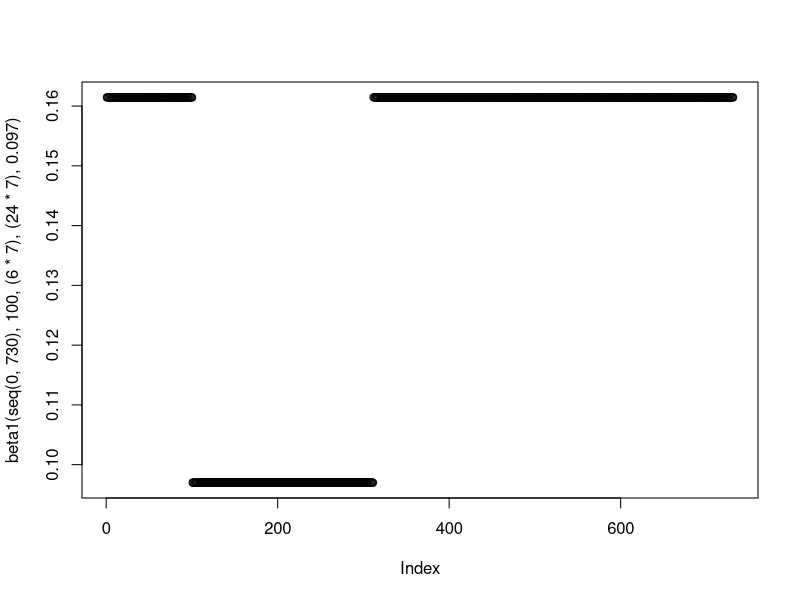
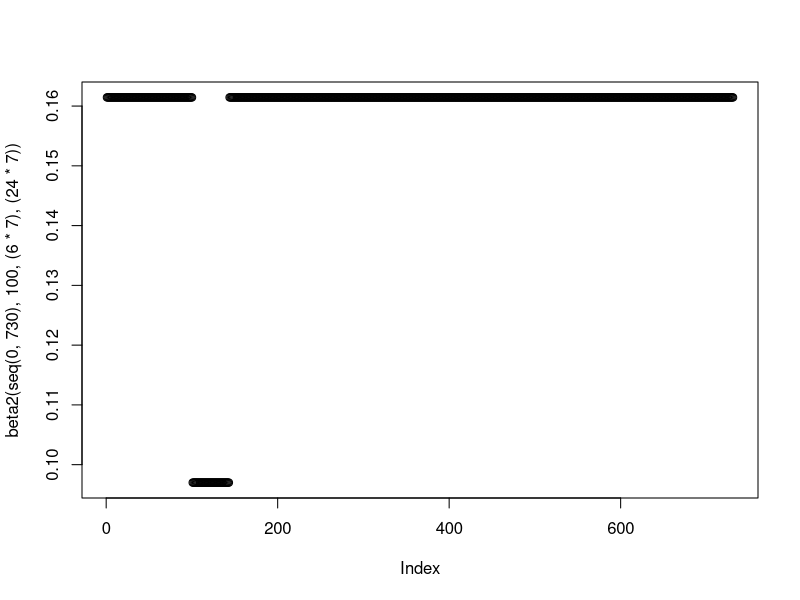
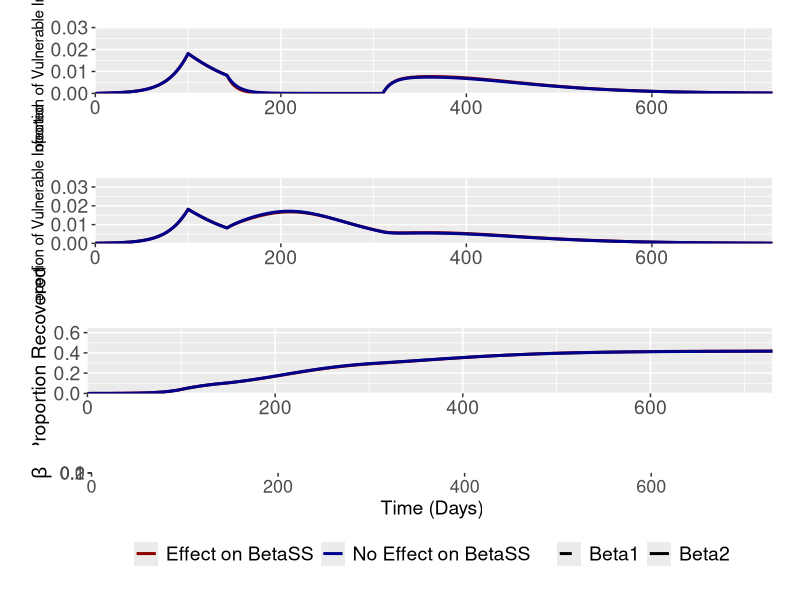

R code for these plots, in order:
rm(list=ls())
library("deSolve"); library("ggplot2"); library("cowplot");library("reshape2"); library("dplyr"); library("RColorBrewer"); library("ggpubr")

#### Generic Functions ####
#Function for the generation time/(1/gamma) parameter
GenTime <- function(T2, R0) {
  G = T2 * ((R0-1)/log(2))
  return(G)
}

#Function to model intervention - currently set at baseline - added additional functionality to it
beta1 <- function(time, tstart1, tdur1, tdur2, beta1_2) {
  ifelse((time >= tstart1 & time <= tstart1+tdur1), #Phase 1
         0.097,
         ifelse((time >= tstart1+tdur1 & time <= tstart1+tdur1+tdur2), #Phase 2
                beta1_2,
                ifelse((time >= tstart1+tdur1+tdur2 & time <= 730), #Phase 3
                       (1.5*(1/(GenTime(4.6,2.4)))), #Phase 3
                       (1.5*(1/(GenTime(4.6,2.4)))) #Before Intervention
                )
         )
  )
}

plot(beta1(seq(0,730), 100, (6*7), (24*7), 0.097))

beta2 <- function(time, tstart1, tdur1, tdur2) {
  ifelse((time >= tstart1 & time <= tstart1+tdur1), #Phase 1
         0.097,
         ifelse((time >= tstart1+tdur1 & time <= tstart1+tdur1+tdur2), #Phase 2
                (1.5*(1/(GenTime(4.6,2.4)))),
                ifelse((time >= tstart1+tdur1+tdur2 & time <= 730), #Phase 3
                       (1.5*(1/(GenTime(4.6,2.4)))), #Phase 3
                       (1.5*(1/(GenTime(4.6,2.4)))) #Before Intervention
                )
         )
  )
}

plot(beta2(seq(0,730), 100, (6*7), (24*7)))

#### no SS ####

#Function for Shielded/non-Shielded Pop
SIRnoss <- function(time, state, parameters) {
  with(as.list(c(state, parameters)), {
    dSv = - beta2(time,tstart1,tdur1,tdur2)*Iv*Sv - beta1(time,tstart1,tdur1,tdur2,beta1_2)*Inv*Sv 
    
    dSnv = - beta2(time,tstart1,tdur1,tdur2)*Inv*Snv - beta2(time,tstart1,tdur1,tdur2)*Iv*Snv 
    
    dIv = beta2(time,tstart1,tdur1,tdur2)*Iv*Sv + beta1(time,tstart1,tdur1,tdur2,beta1_2)*Inv*Sv - gamma*Iv
    
    dInv =  beta2(time,tstart1,tdur1,tdur2)*Inv*Snv + beta2(time,tstart1,tdur1,tdur2)*Iv*Snv - gamma*Inv
    
    dR = gamma*Iv + gamma*Inv
    
    dCv = beta2(time,tstart1,tdur1,tdur2)*Iv*Sv + beta1(time,tstart1,tdur1,tdur2,beta1_2)*Inv*Sv
    
    dCnv =  beta2(time,tstart1,tdur1,tdur2)*Inv*Snv + beta2(time,tstart1,tdur1,tdur2)*Iv*Snv 
    return(list(c(dSv, dSnv, dIv, dInv, dR, dCv, dCnv)))
  })
}

#Initial Conditions and Times
init <- c(Sv = 0.15, Snv = 0.85-0.0001, Iv = 0, Inv = 0.0001, R = 0, Cv= 0, Cnv = 0)
times <- seq(0,730,by = 1)

#Beta Functions are specified in the ODE
parms = c(gamma = 1/(GenTime(4.6,2.4)), 
          tstart1 = 100, 
          tdur1 = 6*7,
          tdur2 = 24*7,
          beta1_2 = 0)

out1 <- data.frame(ode(y = init, func = SIRnoss, times = times, parms = parms))

#Extra Data Columns in Dataframe
out1$Iv <- out1$Iv/0.15
out1$Inv <- out1$Inv/0.85
out1$Cv <- out1$Cv/0.15
out1$Cnv <- out1$Cnv/0.85
out1$beta1 <- beta1(seq(0,730), 100, (6*7), (24*7), 0)
out1$beta2 <- beta2(seq(0,730), 100, (6*7), (24*7))

#Cumulative Infections are scaled relative to the relative V and nV population sizes - 0.15 and 0.85
#You should not compare these numbers to the recovered fraction - they will not add up

colnames(out1) <- c("Time", "Suscv", "Suscnv","Infected_Is", "Infected_Ip", "Recov", "CumV", "Cumnv", "Beta1", "Beta2")

statsinfecnoss <- melt(out1, id.vars = c("Time"), measure.vars = c("Infected_Is", "Infected_Ip"))
statsrecovnoss <- melt(out1, id.vars = c("Time"), measure.vars = c("Recov"))
statsbetanoss <- melt(out1, id.vars = c("Time"), measure.vars = c("Beta1", "Beta2"))

#### SS ####

#Function for Shielded/non-Shielded Pop
SIRss <- function(time, state, parameters) {
  with(as.list(c(state, parameters)), {
    dSv = - beta1(time,tstart1,tdur1,tdur2,beta1_2)*Iv*Sv - beta1(time,tstart1,tdur1,tdur2,beta1_2)*Inv*Sv 
    
    dSnv = - beta2(time,tstart1,tdur1,tdur2)*Inv*Snv - beta2(time,tstart1,tdur1,tdur2)*Iv*Snv 
    
    dIv = beta1(time,tstart1,tdur1,tdur2,beta1_2)*Iv*Sv + beta1(time,tstart1,tdur1,tdur2,beta1_2)*Inv*Sv - gamma*Iv
    
    dInv =  beta2(time,tstart1,tdur1,tdur2)*Inv*Snv + beta2(time,tstart1,tdur1,tdur2)*Iv*Snv - gamma*Inv
    
    dR = gamma*Iv + gamma*Inv
    
    dCv = beta1(time,tstart1,tdur1,tdur2,beta1_2)*Iv*Sv + beta1(time,tstart1,tdur1,tdur2,beta1_2)*Inv*Sv
    
    dCnv =  beta2(time,tstart1,tdur1,tdur2)*Inv*Snv + beta2(time,tstart1,tdur1,tdur2)*Iv*Snv 
    return(list(c(dSv, dSnv, dIv, dInv, dR, dCv, dCnv)))
  })
}

#Initial Conditions and Times
init <- c(Sv = 0.15, Snv = 0.85-0.0001, Iv = 0, Inv = 0.0001, R = 0, Cv= 0, Cnv = 0)
times <- seq(0,730,by = 1)

#Beta Functions are specified in the ODE
parms = c(gamma = 1/(GenTime(4.6,2.4)), 
          tstart1 = 100, 
          tdur1 = 6*7,
          tdur2 = 24*7,
          beta1_2 = 0)

out2 <- data.frame(ode(y = init, func = SIRss, times = times, parms = parms))

#Extra Data Columns in Dataframe
out2$Iv <- out2$Iv/0.15
out2$Inv <- out2$Inv/0.85
out2$Cv <- out2$Cv/0.15
out2$Cnv <- out2$Cnv/0.85
out2$beta1 <- beta1(seq(0,730), 100, (6*7), (24*7), 0)
out2$beta2 <- beta2(seq(0,730), 100, (6*7), (24*7))

#Cumulative Infections are scaled relative to the relative V and nV population sizes - 0.15 and 0.85
#You should not compare these numbers to the recovered fraction - they will not add up

colnames(out2) <- c("Time", "Suscv", "Suscnv","Infected_Is", "Infected_Ip", "Recov", "CumV", "Cumnv", "Beta1", "Beta2")

statsinfecss <- melt(out2, id.vars = c("Time"), measure.vars = c("Infected_Is", "Infected_Ip"))
statsrecovss <- melt(out2, id.vars = c("Time"), measure.vars = c("Recov"))
statsbetass <- melt(out2, id.vars = c("Time"), measure.vars = c("Beta1", "Beta2"))

#### Plot Preparation ####

statsinfecss$model <- "Effect on BetaSS"; statsinfecnoss$model <- "No Effect on BetaSS"
statsinfeccomb <- rbind.data.frame(statsinfecss, statsinfecnoss)

statsrecovss$model <- "Effect on BetaSS"; statsrecovnoss$model <- "No Effect on BetaSS"
statsrecovcomb <- rbind.data.frame(statsrecovss, statsrecovnoss)

statsbetass$model <- "Effect on BetaSS"; statsbetanoss$model <- "No Effect on BetaSS"
statsbetacomb <- rbind.data.frame(statsbetass, statsbetanoss)

#### Aggregated Plots

pinfv <- ggplot(data = statsinfeccomb[statsinfeccomb$variable == "Infected_Is",], aes(x = (Time), y = value, col = model)) + geom_line(size = 1.02, stat = "identity") +
  labs(x ="Time (Days)", y = "Proportion of Vulnerable Infected") + scale_y_continuous(limits = c(0,0.03) ,  expand = c(0,0)) +
  theme(legend.position = "none", legend.title = element_blank(), legend.text=element_text(size=14),  axis.text=element_text(size=14), axis.title.y=element_text(size=11),axis.title.x= element_blank(),
        legend.spacing.x = unit(0.3, 'cm'), plot.margin=unit(c(0.7,0.7,0.8,0.8),"cm")) +
  scale_x_continuous(expand = c(0, 0)) + scale_color_manual(values = c("darkred", "darkblue")) 

pinfnv <- ggplot(data = statsinfeccomb[statsinfeccomb$variable == "Infected_Ip",], aes(x = (Time), y = value, col = model)) + geom_line(size = 1.02, stat = "identity") +
  labs(x ="Time (Days)", y = "Proportion of Vulnerable Infected") + scale_y_continuous(limits = c(0,0.035) ,  expand = c(0,0)) +
  theme(legend.position = "none", legend.title = element_blank(), legend.text=element_text(size=14),  axis.text=element_text(size=14), axis.title.y=element_text(size=11),axis.title.x= element_blank(),
        legend.spacing.x = unit(0.3, 'cm'), plot.margin=unit(c(0.7,0.7,0.8,0.8),"cm")) +
  scale_x_continuous(expand = c(0, 0)) + scale_color_manual(values = c("darkred", "darkblue")) 

prec <- ggplot(data = statsrecovcomb, aes(x = (Time), y = value, col = model)) + geom_line(size = 1.02, stat = "identity") +
  labs(x ="Time (Days)", y = "Proportion Recovered") + scale_y_continuous(limits = c(0,0.65) ,  expand = c(0,0)) +
  theme(legend.position = "none", legend.title = element_blank(), legend.text=element_text(size=14), axis.text=element_text(size=14), axis.title.y=element_text(size=14),axis.title.x= element_blank(),
        legend.spacing.x = unit(0.3, 'cm'), plot.margin=unit(c(0.7,0.7,0.8,0.8),"cm")) +
  scale_x_continuous(expand = c(0, 0)) + scale_color_manual(values = c("darkred", "darkblue")) 

pbeta <- ggplot(data = statsbetacomb, aes(x = (Time), y = value, lty = variable, col = model)) + geom_line(size = 1.02, stat = "identity") +
  labs(x ="Time (Days)", y = expression(beta)) + scale_y_continuous(limits = c(0,0.3) ,  expand = c(0,0)) +
  theme(legend.position = "bottom", legend.title = element_blank(), axis.text=element_text(size=13), axis.title.y=element_text(size=14), axis.title.x = element_text(size=14),
        legend.spacing.x = unit(0.3, 'cm'), legend.text=element_text(size=14), plot.margin=unit(c(0.7,0.7,0.8,0.8),"cm")) +
  scale_x_continuous(expand = c(0, 0)) + guides(fill=guide_legend(nrow=2,byrow=TRUE)) + scale_color_manual(values = c("darkred", "darkblue")) + 
  scale_linetype_manual(values = c(2, 1)) 


ggarrange(pinfv, 
          pinfnv,
          prec,
          pbeta,
          nrow = 4,
          heights = c(0.3,0.3, 0.3, 0.3))
